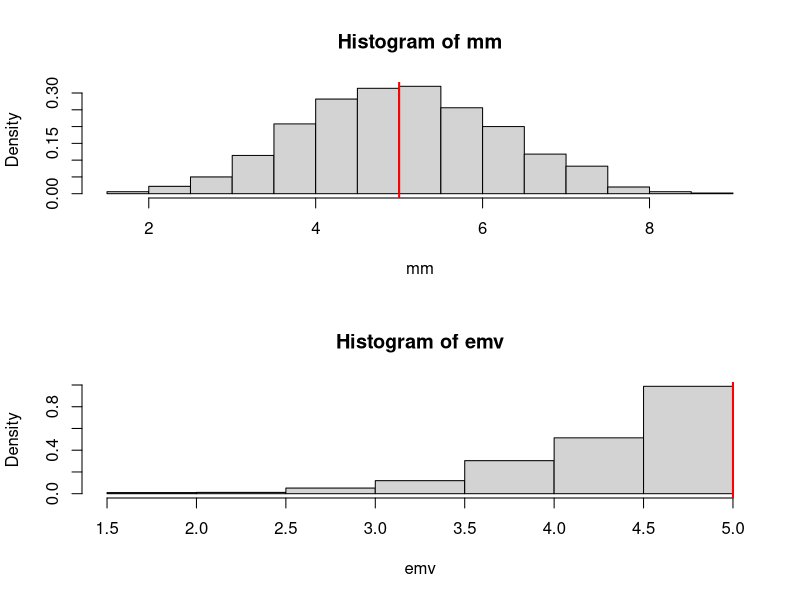
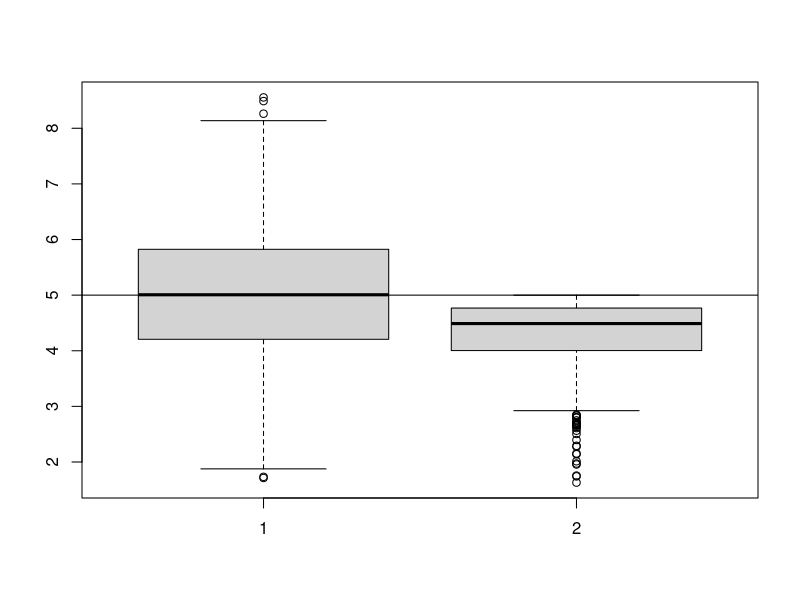
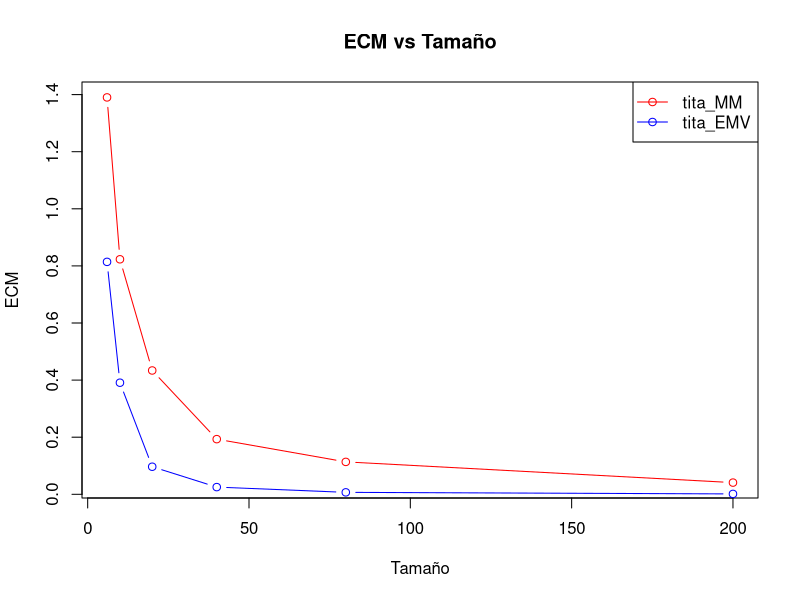
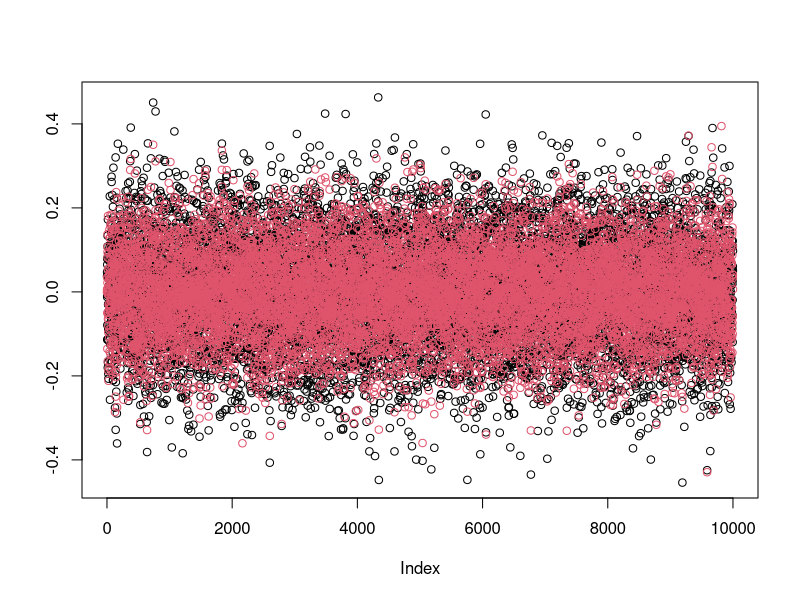

Source code (R) for these figures, in order:
#### theta_momentos ####
f_mm <- function(muestra) {
  2*mean(muestra) # calculo dos veces el promedio
}
# el return esa implicito en R

# theta_maxima_verosimilitud

f_emv = function(muestra){
  max(muestra)
}

# Probemos como funciona
n <- 50
tita <- 5
X = runif(n,min = 0, max = tita) # me genera la muestra aleatoria de determinado tamaño
mm_tita = f_mm(X)
emv_tita = f_emv(X)

# Pero voy a querer el promedio entre muchas muestras
# Hagamos muchas muestras y veamos que valores da
tita <- 5

N <- 1000 # cantidad de repeticiones del experimento
mm <- c() # voy a guardar los estumadores de momentos
emv <-  c() # idem para EMV
n <- 6

set.seed(42) # seteo una semilla, para que el experimento aleatorio me de el mismo resultado, me tengo q acordar el numero
for (i in 1:N) {
  muestra <- runif(n,min = 0, max = tita)
  mm <- c(mm,f_mm(muestra))
  emv <- c(emv,f_emv(muestra))
}  

par(mfrow = c(2,1))
hist(mm, probability = T)
abline(v = tita, lwd = 2, col = "red")
hist(emv, probability = T)
abline(v = tita, lwd = 2, col = "red")

par(mfrow = c(1,1))
boxplot(mm,emv)
abline(h = tita)

##### Todas las simulaciones ####
set.seed(42)
tita <- 5
N <- 1000
ns <- c(6, 10, 20, 40, 80, 200)
mm <- c()
emv <-  c()
resultados <- data.frame() # guardamos mas info, como en tamaño de muestra
for (n in ns) {
  for (i in 1:N) {
    # Generar muestra
    muestra <- runif(n, min = 0, max = tita)
    # Método de los momentos
    mm <- f_mm(muestra)
    emv <- f_emv(muestra)
    # Guardar resultados
    resultados <- rbind(
      resultados,
      data.frame(
        n = n,
        simulacion = i,
        tita_MM = mm,
        tita_EMV = emv
      )
    )
  }
}

##### ECM muestral ####
ECM_tita_MM <- c()
ECM_tita_EMV <- c()

for (j in 1:length(ns)) {
  # Seleccionar las estimaciones correspondientes a n
  datos_n <- resultados[resultados$n == ns[j], ]
  
  # ECM para tita
  ECM_tita_MM[j] <- mean((datos_n$tita_MM - tita)^2)
  
  ECM_tita_EMV[j] <- mean((datos_n$tita_EMV - tita)^2)
}

plot(ns,ECM_tita_MM, type = "b", col = "red",
     ylab = "ECM",
     xlab = "Tamaño",
     main = "ECM vs Tamaño")
lines(ns,ECM_tita_EMV, type = "b",col = "blue")
legend("topright", legend = c("tita_MM","tita_EMV"), 
       lty = c(1,1),
       pch = c(1,1),
       col = c("red","blue")
)

## ej clase teorica
est1 <- est2 <- 0
n <- 100
set.seed(1001)
mu0<-0
sigma0 <- 1
for(i in 1:10000){
  x <- rnorm(n, mu0, sigma0)
  est1[i] <- mean(x)
  est2[i] <- median(x)
}

plot(est2, ylab="")
points(est1, col=2)
